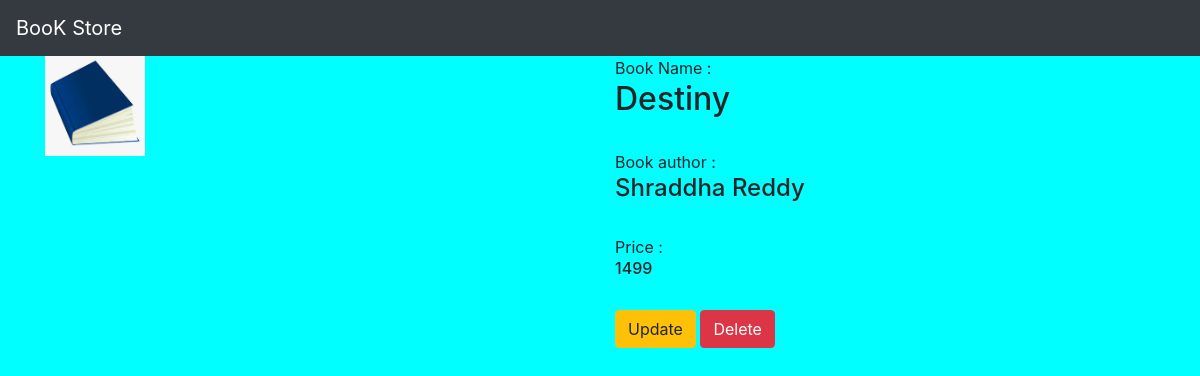
Screenshot of /book/3/ with the database file from the repository.
### bookapp/models.py (models this page shows, shortened)
class Book(models.Model):
    name = models.CharField(max_length=100)
    author = models.CharField(max_length=100)
    price = models.IntegerField()
    book_image = models.ImageField(default='default.img',upload_to='book_images/')

### bookapp/views.py (the view)
# urls.py: path('book/<int:book_id>/',views.detail,name='detail'),
def detail(request,book_id):
    book = Book.objects.get(id=book_id)
    return render(request,'bookapp/detail.html',{'book':book})

### bookapp/templates/bookapp/detail.html
{% extends 'bookapp/base.html' %}
{% block body %}
<div class="container">
    <div class="row">
        <div class="col-md-6">
            <img width="100" height="100" src="{{book.book_image.url}}">
        </div>
        <div class="col-md-6">
            Book Name : <h2>{{ book.name }}</h2><br>
            Book author : <h4>{{ book.author }}</h4><br>
            Price : <h6>{{ book.price }}</h6><br>
            <a class ="btn btn-warning" href="{% url 'bookapp:update' book.id %}">Update</a>
            <a class ="btn btn-danger" href="{% url 'bookapp:delete' book.id %}">Delete</a>
        </div>
    </div>
</div>
{% endblock%}

### bookapp/static/bookapp/style.css (style rules this page uses)
body { background-color:aqua; }

### rows the page displays
Book: book_image (picture), name "Destiny", author "Shraddha Reddy", price "1499"
